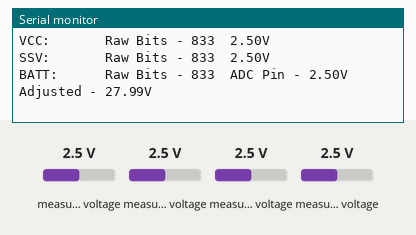
A sketch run on a simulated Arduino Uno, built with avr-gcc and run on an emulated ATmega328P. Parts: the last lines printed to the serial monitor. The test bench sets the inputs (shaded band); at power-on: measured voltage 2.5 V.

Above: at 1.2 s.
1.3 s: measured voltage (sensor 200) set to 0.1 V
7.3 s: measured voltage (sensor 201) set to 0.1 V
At 10.7 s:
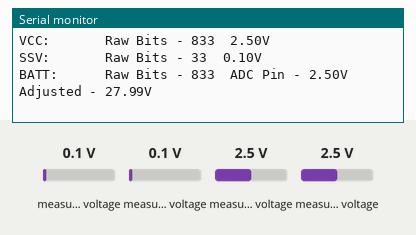
13.3 s: measured voltage (sensor 202) set to 0.1 V
19.3 s: measured voltage (sensor 203) set to 0.1 V
At 20.5 s:
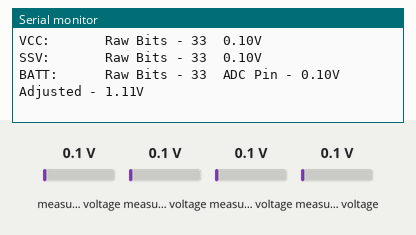
30.1 s: measured voltage (sensor 200) set to 1.2 V
36.1 s: measured voltage (sensor 201) set to 1.2 V
At 41.4 s:
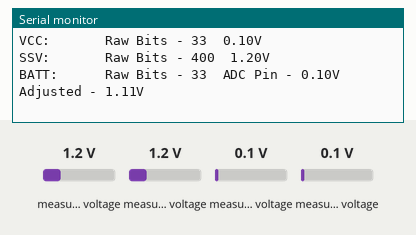
Timing chart, 0 to 42.9 s (numbered marks = the images above; inputs shaded):
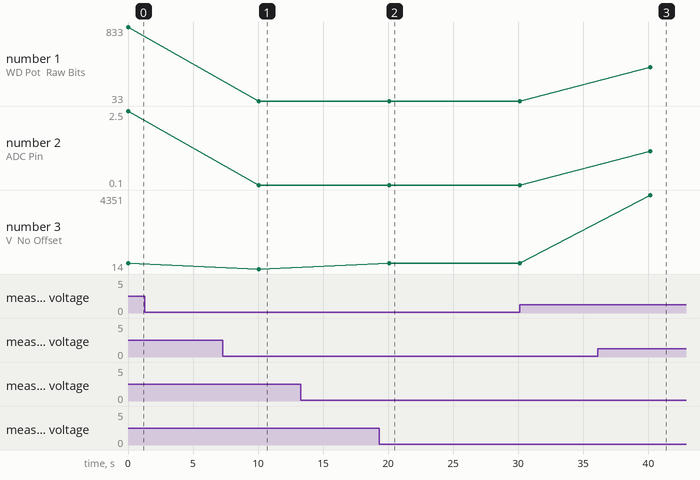

Measured:
- after the input at 7.3 s, the serial monitor: prints a new line after 2.8 s (image 1)
- after the input at 19.3 s, the serial monitor: prints a new line after 0.80 s (image 2)
- after the input at 36.1 s, the serial monitor: prints a new line after 4.0 s (image 3)

The sketch:

ADS1015_Test.ino
```cpp
/*
  ADS1015 simple subsystem test.
  For sensor calibrations and troubleshooting.
  ! Note: This program does not use the adafruit ADS1X15 library for sensor recovery reasons.

  Wiring:

  +---------------------------------------+
  |                                       |
  |       ADS1015 (I2C) (Ext. ADC)        |
  |                                       |
  +_______________________________________+
  |   |   |   |   | A | A |   |   |   |   |
  | v | G | S | S | D | L |   |   |   |   |
  | C | N | C | D | D | R | A | A | A | A |
  | C | D | L | A | R | T | 0 | 1 | 2 | 3 |
  +---------------------------------------+
    |   |   |   |   |   |   |   |   |   |
   +5V  |   |   |  GND  |   |   |  VCC  |
       GND  |   |       NC  |   |      BATT
  (To MCU) SCL  |         An_WD |
      (To MCU) SDA             SSV

  An_WD (A0)- Anemometer wind direction; connected to wind direction potentiometer.
  SSV   (A1)- Sensor Supply Voltage; connected to output of current limited supply of DS18B20s.
  VCC   (A2) - VCC of common bus, most importantly the MCU bus; connected directly to positive rail/ bus.
  BATT  (A3) - Battery voltage; connected through resistor divider of 10:1 for up to 10x ADC (ADS1015) input voltage.

  For An_WD (Anemometer Wind Direction Potentiometer) Raw bit values will be given, Volts, non-offset wind direction.
 (i.e. No North offset correction applied.), then wind direction with offset applied.

  For SSV (Sensor Supply Voltage) Raw bit values will be given, then Volts. This value should never exceed MCU bus  voltage.

  For VCC (Common Bus/ MCU Bus) Raw bit values will be given, then Volts. This is the common voltage for all powered devices in the circuit.

  For Batt (Battery Voltage measured through 10:1 resistor divider) Raw bit values will be given, raw voltage at pin will be given,
  then adjusted voltage of battery will be given. Use 'Battery_Voltage_Multiplier' to adjust divider to match resistor tolerances.


                                                1284P
                                              +---\/---+
     STBY LED (Yellow)           (D 0)  PB0  1|        |40  PA0  (ADC 0 / D24)     RX Audio Input
     Error LED (Orange)          (D 1)  PB1  2|        |39  PA1  (ADC 1 / D25)     NC
     1-Wire (DQ)           INT 2 (D 2)  PB2  3|        |38  PA2  (ADC 2 / D26)     NC
     TX LED (Red)            PWM (D 3)  PB3  4|        |37  PA3  (ADC 3 / D27)     NC
     RX LED (Green)       PWM/SS (D 4)  PB4  5|        |36  PA4  (ADC 4 / D28)     NC
     NC                     MOSI (D 5)  PB5  6|        |35  PA5  (ADC 5 / D29)     NC
     NC                 PWM/MISO (D 6)  PB6  7|        |34  PA6  (ADC 6 / D30)     NC
     NC                  PWM/SCK (D 7)  PB7  8|        |33  PA7  (ADC 7 / D31)     NC
     [To Prgmr]                         RST  9|        |32  AREF
                                        VCC 10|        |31  GND
                                        GND 11|        |30  AVCC
                                      XTAL2 12|        |29  PC7  (D 23)            Sensor 3 Negative-side Control
                                      XTAL1 13|        |28  PC6  (D 22)            Sensor 3 Positive-side Control
     [To Prgmr]              RX0 (D 8)  PD0 14|        |27  PC5  (D 21) TDI        Sensor 2 Negative-side Control
     [To Prgmr]              RX1 (D 9)  PD1 15|        |26  PC4  (D 20) TDO        Sensor 2 Positive-side Control
     Anemometer-Speed  RX1/INT0 (D 10)  PD2 16|        |25  PC3  (D 19) TMS        Sensor 1 Negative-side Control
     PTT               TX1/INT1 (D 11)  PD3 17|        |24  PC2  (D 18) TCK        Sensor 1 Positive-side Control
     DAC 8.2K               PWM (D 12)  PD4 18|        |23  PC1  (D 17) SDA        [To I2C Devices]
     DAC 3.9K               PWM (D 13)  PD5 19|        |22  PC0  (D 16) SCL        [To I2C Devices]
     DAC 2.2K               PWM (D 14)  PD6 20|        |21  PD7  (D 15) PWM        DAC 1K
                                              +--------+

*/
#include "ADS1X15.h"  // This library was used instead of the adafruit library, because this library natively supports connection checks. (ADS1015 12-bit ADC)
#include <math.h>

ADS1015 ADS(0x48);       // I2C address 0x48  // 12-bit  (For 16-bit version, carefully go throught the code to change any magic numbers.)

int Wind_Vane_Pin = 0;        // On ADS1015 ADC. The pin the wind vane sensor is connected to. Anemometer variables are declared a little different in this program, but will still work.
int Vane_Offset = 90;         // Anemometer offset from magnetic north
int Raw_Vane_Value;           // Raw analog value from wind vane.
float Wind_Vane_Voltage = 0;  // Voltage at ADC pin.
int Direction;                // Translated 0 - 360 direction.
int Cal_Direction;            // Converted value with North offset applied.

bool ADS1015_Error_Flag = false;

byte  MCU_Bus_Voltage_Pin = 2;             // On ADS1015 ADC.  This is MCU bus voltage monitor
float MCU_Bus_Voltage_Calibration = 0.07;  // Final adjustment to get accurate reading
float Read_MCU_Bus_Voltage = 0;            //
uint16_t Raw_MCU_Bus_Voltage_Reading = 0;  // Raw bit data from ADC (ADS1015) for Wind direction reference.

byte  Battery_Voltage_Pin = 3;             // On ADS1015 ADC. This is Battery voltage monitor.
float Battery_Voltage_Multiplier = 11.2;   // Needed adjustment (because of resistor tolerances) to get accurate reading. R-Divider is [+]1M to 100K[-] so 11 multiplier is baseline.
float Battery_Voltage_Calibration = 0.03;  // Final adjustment to get accurate reading.
float Read_Battery_Voltage = 0;            //
uint16_t Raw_Battery_Voltage_Reading = 0;  // Raw bit data from ADC (ADS1015) for debug/ serial monitor.

byte  Sensor_Supply_Voltage_Pin = 1;             // On ADS1015 ADC. This is sensors current limited supply voltage monitor.
float Sensor_Supply_Voltage_Calibration = 0.13;  // Final adjustment to get accurate reading.
float Read_Sensor_Supply_Voltage = 0;            // Used to determine if overcurrent of a DS18B20 sensor.
uint16_t Raw_Sensor_Supply_Voltage_Reading = 0;  // Raw bit data from ADC (ADS1015) for debug/ serial monitor.

void setup(void)
{
  Serial.begin(115200);

  Serial.println(F("\nADS1015 sensor calibrations and troubleshooting."));
  Serial.print(F("MCU Programmed: "));  Serial.print(__DATE__); Serial.print(F(" @ "));   Serial.println(__TIME__);  // Date and time of MCU programming/ compile.
  Serial.print(F("From: "));  Serial.println(__FILE__);  // File path of program.

  Serial.println(F("\nDefault ADC Range: +/- 6.144V (1 bit = 3mV/ADS1015, 0.1875mV/ADS1115)\n"));

/*
   The ADC input range (or gain) can be changed via the following
   functions, but be careful never to exceed VDD +0.3V max, or to
   exceed the upper and lower limits if you adjust the input range!
   Setting these values incorrectly may destroy your ADC!
                                                                  ADS1015  ADS1115
                                                                  -------  -------
   ads.setGain(GAIN_TWOTHIRDS);  // 2/3x gain +/- 6.144V  1 bit = 3mV      0.1875mV (default)
   ads.setGain(GAIN_ONE);        // 1x gain   +/- 4.096V  1 bit = 2mV      0.125mV
   ads.setGain(GAIN_TWO);        // 2x gain   +/- 2.048V  1 bit = 1mV      0.0625mV
   ads.setGain(GAIN_FOUR);       // 4x gain   +/- 1.024V  1 bit = 0.5mV    0.03125mV
   ads.setGain(GAIN_EIGHT);      // 8x gain   +/- 0.512V  1 bit = 0.25mV   0.015625mV
   ads.setGain(GAIN_SIXTEEN);    // 16x gain  +/- 0.256V  1 bit = 0.125mV  0.0078125mV
*/

  if (!ADS.begin()) {
    Serial.println(F("Failed to initialize ADS. (I2C) (Setup)"));
    ADS1015_Error_Flag = true;
  }
}

void loop(void) {

  if (!ADS.isConnected()) {  // If ADC is not connected.   Display values anyway for debugging purposes.
    Serial.println(F("Failed to read ADS. (I2C) (Loop)"));
    ADS1015_Error_Flag = true;

  } else if (ADS1015_Error_Flag) { // If not, ADC is connected, so clear flag if there was one.
    ADS1015_Error_Flag = false;
  }

  if (ADS1015_Error_Flag) {  // If error attempt to clear it.
    Serial.println(F("Attempting recovery... (I2C) (Loop)"));
    if (!ADS.begin()) {  // If failed again...
      Serial.println(F("Failed to recover ADS. (I2C) (Loop Recovery)"));

    } else {  // If recovered clear error flag
      ADS1015_Error_Flag = false;
    }

  } else {  // If no error flag...

    // Get raw bit data (e.g. 0 - 4095).
    Raw_Vane_Value = ADS.readADC(Wind_Vane_Pin);
    Raw_MCU_Bus_Voltage_Reading = ADS.readADC(MCU_Bus_Voltage_Pin);
    Raw_Sensor_Supply_Voltage_Reading = ADS.readADC(Sensor_Supply_Voltage_Pin);
    Raw_Battery_Voltage_Reading = ADS.readADC(Battery_Voltage_Pin);

    // Covert raw bit data to voltages.
    Wind_Vane_Voltage = ADS.toVoltage(Raw_Vane_Value);
    Read_MCU_Bus_Voltage = ADS.toVoltage(Raw_MCU_Bus_Voltage_Reading);
    Read_Sensor_Supply_Voltage = ADS.toVoltage(Raw_Sensor_Supply_Voltage_Reading);
    Read_Battery_Voltage = ADS.toVoltage(Raw_Battery_Voltage_Reading);


    //  if(ADS1015_Error_Flag){  // For NaN
    //    Raw_Vane_Value = 0;
    //  }


    // Calculate wind direction and apply offset.
    Direction = map(Raw_Vane_Value, 0, Raw_MCU_Bus_Voltage_Reading, 0, 359);  // Raw MCU bus voltage is used here, because 359 deg is Vcc.
    Cal_Direction = Direction + Vane_Offset;

    if (Cal_Direction > 360)  // Do offset corrections if needed.
      Cal_Direction = Cal_Direction - 360;
    if (Cal_Direction < 0)
      Cal_Direction = Cal_Direction + 360;


    Serial.println(F("\n------------------------------------------------------------------------------------"));

    // Anemometer
    Serial.print(F("An_WD_Pot: Raw Bits - "));  Serial.print(Raw_Vane_Value);  Serial.print(F("  ADC Pin - "));  Serial.print(Wind_Vane_Voltage);  Serial.print(F("V  No Offset - "));
    Serial.print(Direction);  Serial.print(F("°  Adjusted - "));  Serial.print(Cal_Direction);  Serial.print(F("°  Applied North Offset - "));
    Serial.print(Vane_Offset);  Serial.println(F("°"));

    // MCU Bus
    Serial.print(F("VCC:       Raw Bits - "));  Serial.print(Raw_MCU_Bus_Voltage_Reading);  Serial.print(F("  "));  Serial.print(Read_MCU_Bus_Voltage);  Serial.println(F("V"));

    // Sensor Supply Voltage
    Serial.print(F("SSV:       Raw Bits - "));  Serial.print(Raw_Sensor_Supply_Voltage_Reading);  Serial.print(F("  ")); Serial.print(Read_Sensor_Supply_Voltage); Serial.println(F("V"));

    // Battery
    Serial.print(F("BATT:      Raw Bits - "));  Serial.print(Raw_Battery_Voltage_Reading);  Serial.print(F("  ADC Pin - "));  Serial.print(Read_Battery_Voltage);
    Serial.print(F("V  Adjusted - "));  Serial.print(Read_Battery_Voltage * Battery_Voltage_Multiplier);  Serial.println(F("V"));


    // Clear variables for if ADS1015 is not connected or unable to update.
    //int Wind_Vane_Pin, Raw_Vane_Value, Wind_Vane_Voltage, Direction,  Cal_Direction = 0;
    //float Read_MCU_Bus_Voltage, Read_Battery_Voltage, Read_Sensor_Supply_Voltage = 0;
    //uint16_t Raw_MCU_Bus_Voltage_Reading, Raw_Battery_Voltage_Reading, Raw_Sensor_Supply_Voltage_Reading = 0;

  }

  delay(10000);
}
```
